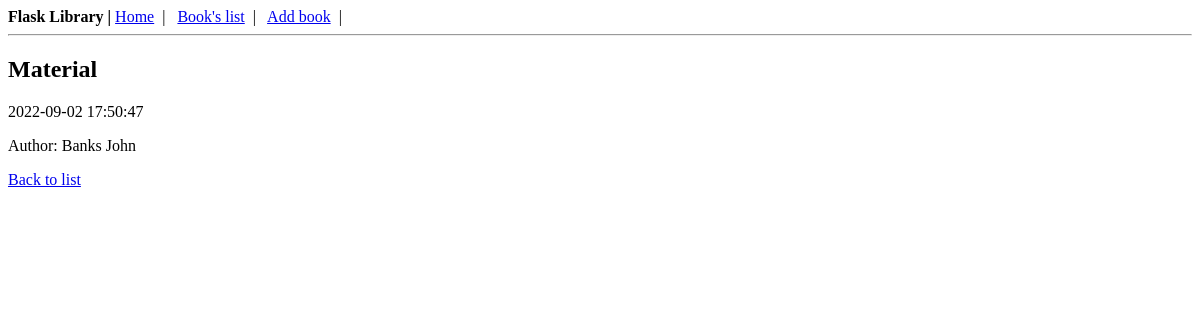
Before: /books/detail/2 with the older database file.
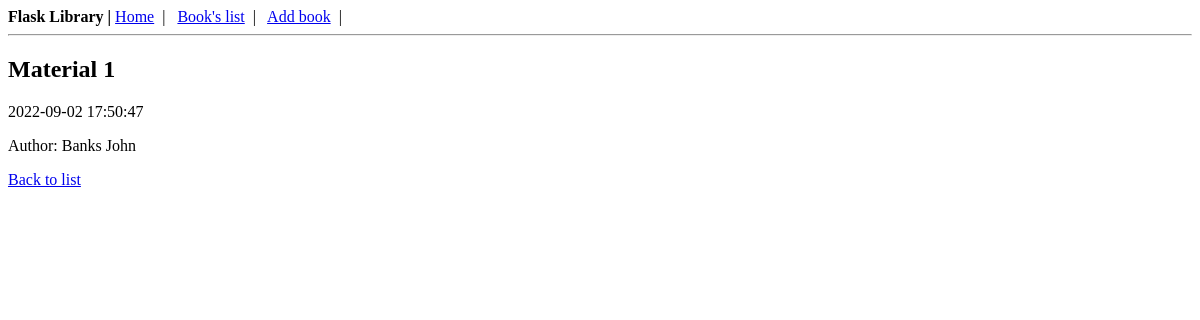
After: the same page with the newer database file.
### tables this page shows
CREATE TABLE books (
  id INTEGER PRIMARY KEY AUTOINCREMENT,
  title TEXT NOT NULL,
  author TEXT NOT NULL,
  created TIMESTAMP NOT NULL DEFAULT CURRENT_TIMESTAMP,
  updated TIMESTAMP NOT NULL DEFAULT CURRENT_TIMESTAMP
);

### Flask_book.py (the view)
@app.route('/books/detail/<int:book_id>')
def book_detail(book_id):
    conn = connection()
    book = conn.execute('SELECT * FROM books WHERE id = ?', (book_id,)).fetchone()
    conn.close()
    if book is None:
        abort(404)
    return render_template('books/detail.html', book=book)

### Flask_book.py (called while the page is built)
def connection():
    conn = sqlite3.connect('books_db.sqlite')
    conn.row_factory = sqlite3.Row
    return conn

### templates/books/detail.html (shortened to what this page needs)
{% extends "base.html" %}
{% block content %}
    <h2>{{ book.title }}</h2>
    <span>{{ book.created }}</span>
    <p>Author: {{ book.author }}</p>
    <div>
        <a href="/books/list">Back to list</a>
    </div>
{% endblock %}

### templates/base.html (shortened to what this page needs)
<!DOCTYPE html>
<html lang="en">
<head>
</head>
<body>
    <div>
        <strong>Flask Library |</strong>
        <a href="/">Home</a>&nbsp;&nbsp;|&nbsp;&nbsp;
        <a href="/books/list">Book's list</a>&nbsp;&nbsp;|&nbsp;&nbsp;
        <a href="#">Add book</a>&nbsp;&nbsp;|&nbsp;&nbsp;
    </div>
    <hr>
    {% block content %}{% endblock %}
</body>
</html>

Changed rows visible on the page:
changed books "Banks John": title "Material" → "Material 1"
